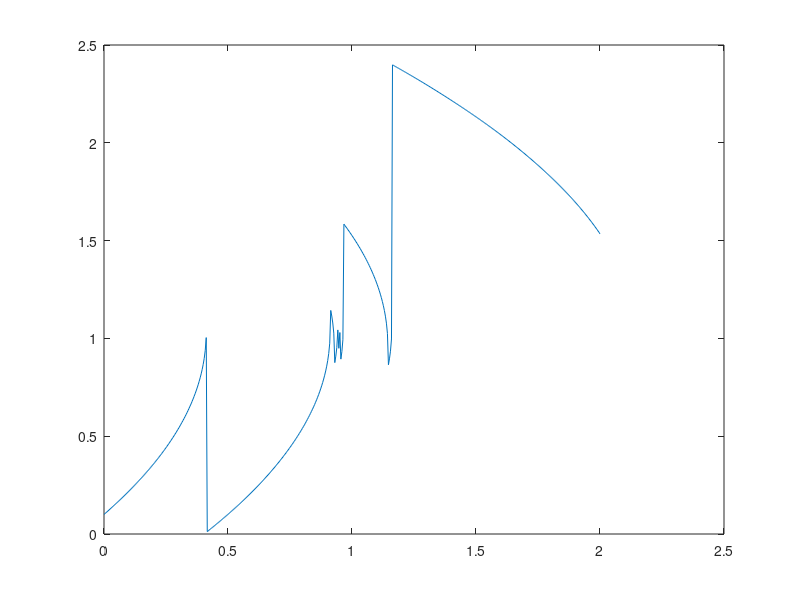

Reproduce this figure in MATLAB.
function blowup
%
% run euler's method to get blowup.
%

f = "onebyx";
a = 0;
c = 0.1;
steps = 490;
tfin = 2.0;
h = tfin / steps;

diary "blowup.dat";
xfin = eulerun(f,a,c,h,steps);
diary off;

%%%%%%%
function bb = onebyx(a,b)
bb = 1.0 / (1.0 - b);

%%%%%%%
function xfin = eulerun(f,a,c,h,steps)
%
% run explicit euler's method to solve
% x'(t) = f(t,x)
% x(a) = c

ts = zeros(1+steps,1);
xs = zeros(1+steps,1);

xfin = c;
t    = a;
printf("%g %g\n",t,xfin);

ts(1,1) = a;
xs(1,1) = xfin;

for i=1:steps
	xfin += h * feval(f,t,xfin);
	t += h;
	printf("%g %g\n",t,xfin);
	ts(i+1,1) = t;
	xs(i+1,1) = xfin;
end

plot (ts,xs);
